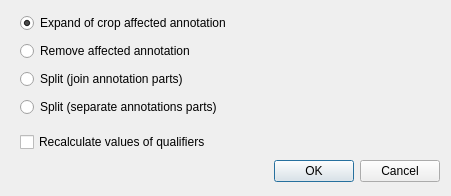
<?xml version="1.0" encoding="UTF-8"?>
<ui version="4.0">
 <class>EditSettingDialogForm</class>
 <widget class="QDialog" name="EditSettingDialogForm">
  <property name="geometry">
   <rect>
    <x>0</x>
    <y>0</y>
    <width>451</width>
    <height>196</height>
   </rect>
  </property>
  <property name="windowTitle">
   <string>Annotation Settings on Sequence Editing</string>
  </property>
  <layout class="QVBoxLayout" name="verticalLayout_3">
   <property name="leftMargin">
    <number>20</number>
   </property>
   <item>
    <widget class="QRadioButton" name="resizeRadioButton">
     <property name="text">
      <string>Expand of crop affected annotation</string>
     </property>
     <property name="checked">
      <bool>true</bool>
     </property>
    </widget>
   </item>
   <item>
    <widget class="QRadioButton" name="removeRadioButton">
     <property name="text">
      <string>Remove affected annotation</string>
     </property>
    </widget>
   </item>
   <item>
    <widget class="QRadioButton" name="splitRadioButton">
     <property name="text">
      <string>Split (join annotation parts)</string>
     </property>
    </widget>
   </item>
   <item>
    <widget class="QRadioButton" name="split_separateRadioButton">
     <property name="text">
      <string>Split (separate annotations parts)</string>
     </property>
    </widget>
   </item>
   <item>
    <layout class="QVBoxLayout" name="verticalLayout_2">
     <property name="topMargin">
      <number>7</number>
     </property>
     <item>
      <widget class="QCheckBox" name="recalculateQuals">
       <property name="text">
        <string>Recalculate values of qualifiers</string>
       </property>
      </widget>
     </item>
    </layout>
   </item>
   <item>
    <widget class="QDialogButtonBox" name="buttonBox">
     <property name="orientation">
      <enum>Qt::Horizontal</enum>
     </property>
     <property name="standardButtons">
      <set>QDialogButtonBox::Cancel|QDialogButtonBox::Ok</set>
     </property>
    </widget>
   </item>
  </layout>
 </widget>
 <resources/>
 <connections>
  <connection>
   <sender>buttonBox</sender>
   <signal>accepted()</signal>
   <receiver>EditSettingDialogForm</receiver>
   <slot>accept()</slot>
   <hints>
    <hint type="sourcelabel">
     <x>118</x>
     <y>224</y>
    </hint>
    <hint type="destinationlabel">
     <x>5</x>
     <y>205</y>
    </hint>
   </hints>
  </connection>
  <connection>
   <sender>buttonBox</sender>
   <signal>rejected()</signal>
   <receiver>EditSettingDialogForm</receiver>
   <slot>reject()</slot>
   <hints>
    <hint type="sourcelabel">
     <x>221</x>
     <y>220</y>
    </hint>
    <hint type="destinationlabel">
     <x>221</x>
     <y>120</y>
    </hint>
   </hints>
  </connection>
 </connections>
</ui>
